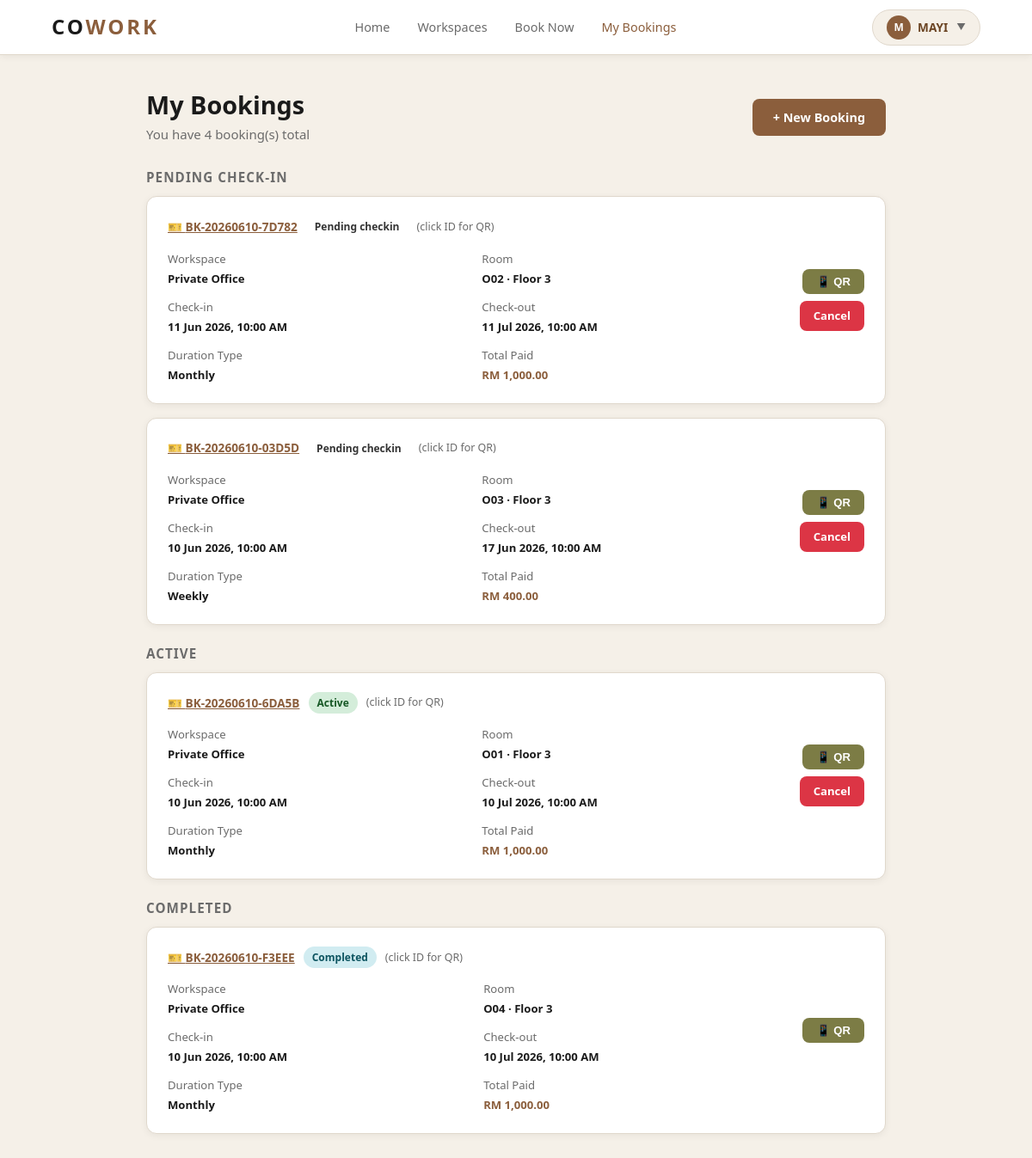
Page /my_booking.php (signed in) on the committed database.
### tables this page shows
CREATE TABLE `booking` (
  `booking_id` int(11) NOT NULL,
  `customer_id` int(11) NOT NULL,
  `workspace_id` int(11) NOT NULL,
  `staff_id` int(11) DEFAULT NULL,
  `booking_date` date NOT NULL,
  `booking_token` varchar(50) NOT NULL,
  `status` enum('pending checkin','active','completed','checkout late','cancelled') DEFAULT 'pending checkin',
  `start_time` datetime NOT NULL,
  `end_time` datetime NOT NULL,
  `checkin_time` datetime DEFAULT NULL,
  `checkout_time` datetime DEFAULT NULL,
  `booking_type` enum('slot','week','month','year') NOT NULL DEFAULT 'slot',
  `total_price` decimal(10,2) NOT NULL DEFAULT 0.00,
  `notes` text DEFAULT NULL,
  `created_at` datetime DEFAULT current_timestamp(),
  `updated_at` datetime DEFAULT current_timestamp() ON UPDATE current_timestamp()
);

CREATE TABLE `zone` (
  `zone_id` int(11) NOT NULL,
  `zone_name` varchar(50) NOT NULL,
  `description` text DEFAULT NULL,
  `floor` tinyint(4) NOT NULL DEFAULT 1,
  `capacity` tinyint(4) NOT NULL DEFAULT 1,
  `price_slot` decimal(10,2) DEFAULT NULL COMMENT 'price per 4-hr slot',
  `price_week` decimal(10,2) DEFAULT NULL,
  `price_month` decimal(10,2) DEFAULT NULL,
  `price_year` decimal(10,2) DEFAULT NULL
);

CREATE TABLE `workspace` (
  `workspace_id` int(11) NOT NULL,
  `zone_id` int(11) NOT NULL,
  `workspace_name` varchar(10) NOT NULL,
  `capacity` int(11) NOT NULL DEFAULT 1,
  `status` varchar(20) NOT NULL DEFAULT 'available',
  `added_by` int(11) DEFAULT NULL,
  `created_at` datetime DEFAULT current_timestamp(),
  `updated_at` datetime DEFAULT current_timestamp() ON UPDATE current_timestamp()
);

### my_booking.php (the view, shortened to what this page needs)
<?php
require_once 'db.php';
$userId   = (int)$_SESSION['user_id'];
$userName = htmlspecialchars($_SESSION['user_name']);
$userInit = strtoupper($userName[0]);
$q = "
  SELECT b.booking_id AS id,
         b.booking_token AS booking_code,
         b.booking_type,
         b.start_time   AS start_datetime,
         b.end_time     AS end_datetime,
         b.total_price,
         b.status,
         b.notes,
         b.created_at,
         w.workspace_name AS room_number,
         z.zone_name  AS room_type,
         z.floor
  FROM booking b
  JOIN workspace w ON b.workspace_id = w.workspace_id
  JOIN zone      z ON w.zone_id      = z.zone_id
  WHERE b.customer_id = $userId
  ORDER BY b.created_at DESC
";
$res      = mysqli_query($conn, $q);
$bookings = mysqli_fetch_all($res, MYSQLI_ASSOC);
?>
<!DOCTYPE html>
<html lang="en">
<head>
<link rel="stylesheet" href="style.css">
</head>
<body>
<nav class="navbar">
  <a href="home.php" class="navbar-logo">CO<span>WORK</span></a>
  <ul class="navbar-links">
    <li><a href="home.php">Home</a></li>
    <li><a href="workspace_list.php">Workspaces</a></li>
    <li><a href="booking_form.php">Book Now</a></li>
    <li><a href="my_booking.php" style="color:var(--brown)">My Bookings</a></li>
  </ul>
  <div class="navbar-actions">
    <div class="user-dropdown">
      <div class="user-pill" onclick="toggleDropdown(event)">
        <div class="avatar"><?= $userInit ?></div>
          <span><?= $userName ?></span>
          <span class="arrow">▼</span>
        </div>
</nav>
<div class="my-bookings-page">
  <div class="my-bookings-inner">
    <div style="display:flex;align-items:center;justify-content:space-between;margin-bottom:28px;flex-wrap:wrap;gap:12px">
      <div>
        <h1 style="font-size:1.8rem">My Bookings</h1>
        <p style="margin-top:4px">You have <?= count($bookings) ?> booking(s) total</p>
      </div>
      <a href="booking_form.php" class="btn btn-primary">+ New Booking</a>
    </div>
    <?php if (empty($bookings)): ?>
    <div class="booking-panel empty-state">
      <div class="icon">📋</div>
      <h3>No bookings yet</h3>
      <p>Book your first workspace and your details will appear here.</p>
      <a href="booking_form.php" class="btn btn-primary" style="margin-top:16px">Book Now</a>
    </div>
    <?php else: ?>
    <?php
    $types = [
    'pending checkin' => 'Pending Check-in',
    'active' => 'Active',
    'checkout late' => 'Checkout Late',
    'completed' => 'Completed',
    'cancelled' => 'Cancelled'
    ];
    foreach ($types as $status => $label):
      $group = array_filter($bookings, fn($b) => $b['status'] === $status);
      if (empty($group)) continue;
    ?>
    <h3 style="margin:24px 0 12px;font-size:0.95rem;text-transform:uppercase;letter-spacing:0.07em;color:var(--text-muted)"><?= $label ?></h3>
    <?php foreach ($group as $bk):
      $badge     = $bk['status'];
      $typeLabel = ['Single Room'=>'Single Room','Discussion Room'=>'Discussion Room','Private Office'=>'Private Office'][$bk['room_type']] ?? $bk['room_type'];
      $durLabel  = ['slot'=>'4-Hour Slot','week'=>'Weekly','month'=>'Monthly','year'=>'Yearly'][$bk['booking_type']] ?? $bk['booking_type'];
    ?>
    <div class="booking-card">
      <div>
        <div style="display:flex;align-items:center;gap:10px;margin-bottom:14px;flex-wrap:wrap">
          <span class="booking-id-link" onclick="showQR('<?= $bk['booking_code'] ?>')">
            🎫 <?= htmlspecialchars($bk['booking_code']) ?>
          </span>
          <span class="badge badge-<?= $badge ?>"><?= ucfirst($bk['status']) ?></span>
          <span style="font-size:0.78rem;color:var(--text-muted)">(click ID for QR)</span>
        </div>
        <div class="booking-card-grid">
          <div class="detail-item">
            <div class="label">Workspace</div>
            <div class="value"><?= htmlspecialchars($typeLabel) ?></div>
          </div>
          <div class="detail-item">
            <div class="label">Room</div>
            <div class="value"><?= htmlspecialchars($bk['room_number']) ?> · Floor <?= $bk['floor'] ?></div>
          </div>
          <div class="detail-item">
            <div class="label">Check-in</div>
            <div class="value"><?= date('d M Y, h:i A', strtotime($bk['start_datetime'])) ?></div>
          </div>
          <div class="detail-item">
            <div class="label">Check-out</div>
            <div class="value"><?= date('d M Y, h:i A', strtotime($bk['end_datetime'])) ?></div>
          </div>
          <div class="detail-item">
            <div class="label">Duration Type</div>
            <div class="value"><?= $durLabel ?></div>
          </div>
          <div class="detail-item">
            <div class="label">Total Paid</div>
            <div class="value" style="color:var(--brown)">RM <?= number_format($bk['total_price'], 2) ?></div>
          </div>
        </div>
      </div>
      <div style="display:flex;flex-direction:column;gap:8px;align-items:flex-end">
        <button class="btn btn-olive btn-sm" onclick="showQR('<?= $bk['booking_code'] ?>')">📱 QR</button>
        <?php if ($bk['status'] === 'active' || $bk['status'] === 'pending checkin'): ?>
        <a href="my_booking.php?cancel=<?= $bk['id'] ?>"
           onclick="return confirm('Cancel this booking?')"
           class="btn btn-danger btn-sm">Cancel</a>
        <?php endif; ?>
      </div>
    </div>
    <?php endforeach; ?>
    <?php endforeach; ?>
    <?php endif; ?>
  </div>
</div>
</body>
</html>

### style.css (style rules this page uses)
*, *::before, *::after { box-sizing: border-box; margin: 0; padding: 0; scroll-behavior: smooth;list-style: none; }
:root { --brown: #8B5E3C; --brown-dark: #6B4423; --brown-light: #C49A6C; --olive: #7C7C45; --olive-light: #A8A865; --cream: #F5F0E8; --cream-dark: #EDE6D8; --white: #FFFFFF; --dark: #1A1A1A; --dark-2: #2D2D2D; --text: #333333; --text-muted: #6B6B6B; --text-light: #999999; --border: #E0D8CC; --shadow-sm: 0 2px 8px rgba(0,0,0,0.06); --shadow-md: 0 4px 20px rgba(0,0,0,0.10); --shadow-lg: 0 8px 40px rgba(0,0,0,0.14); --radius: 12px; --radius-sm: 8px; --radius-lg: 20px; --font: 'Segoe UI', system-ui, -apple-system, sans-serif; --transition: 0.25s ease; }
body { font-family: var(--font); color: var(--text); background: var(--white); line-height: 1.6; font-size: 15px; }
h1, h2, h3, h4 { font-weight: 700; line-height: 1.25; color: var(--dark); }
h1 { font-size: clamp(2rem, 5vw, 3.2rem); }
h3 { font-size: 1.2rem; }
p { color: var(--text-muted); line-height: 1.7; }
a { text-decoration: none; color: inherit; }
.navbar { position: fixed; top: 0; left: 0; right: 0; z-index: 1000; display: flex; align-items: center; justify-content: space-between; padding: 0 5%; height: 64px; background: rgba(255,255,255,0.97); border-bottom: 1px solid var(--border); backdrop-filter: blur(8px); box-shadow: var(--shadow-sm); }
.navbar-logo { font-size: 1.5rem; font-weight: 800; letter-spacing: 0.12em; color: var(--dark); text-transform: uppercase; }
.navbar-logo span { color: var(--brown); }
.navbar-links { display: flex; align-items: center; gap: 32px; list-style: none; }
.navbar-links a { font-size: 0.9rem; font-weight: 500; color: var(--text-muted); transition: color var(--transition); }
.navbar-links li a { position: relative; }
.navbar-links li a::before { position: absolute; content: ''; width: 0; height: 5px; top: 25px; left: 0; border-radius: 1rem; transition: 0.3s ease-in-out; background: linear-gradient(to right, #814b04, #f1a63d); }
.navbar-actions { display: flex; align-items: center; gap: 12px; }
.user-pill { display: flex; align-items: center; gap: 8px; padding: 6px 16px; background: var(--cream); border-radius: 999px; font-size: 0.85rem; font-weight: 600; color: var(--brown-dark); border: 1px solid var(--border); }
.user-pill .avatar { width: 28px; height: 28px; border-radius: 50%; background: var(--brown); color: #fff; display: flex; align-items: center; justify-content: center; font-size: 0.75rem; font-weight: 700; }
.btn { display: inline-flex; align-items: center; justify-content: center; gap: 8px; padding: 10px 24px; border: none; border-radius: var(--radius-sm); font-size: 0.9rem; font-weight: 600; cursor: pointer; transition: all var(--transition); text-decoration: none; }
.btn-primary { background: var(--brown); color: #fff; }
.btn-olive { background: var(--olive); color: #fff; }
.btn-danger { background: #dc3545; color: #fff; }
.btn-sm { padding: 7px 16px; font-size: 0.82rem; }
.badge { display: inline-block; padding: 3px 10px; border-radius: 999px; font-size: 0.75rem; font-weight: 700; }
.badge-active { background: #d4edda; color: #155724; }
.badge-completed { background: #d1ecf1; color: #0c5460; }
.my-bookings-page { min-height: 100vh; padding-top: 64px; background: var(--cream); }
.my-bookings-inner { max-width: 900px; margin: 0 auto; padding: 40px 20px; }
.booking-card { background: var(--white); border-radius: var(--radius); padding: 22px 24px; border: 1px solid var(--border); box-shadow: var(--shadow-sm); margin-bottom: 16px; display: grid; grid-template-columns: 1fr auto; gap: 16px; align-items: center; transition: box-shadow var(--transition); }
.booking-id-link { font-size: 0.85rem; font-weight: 700; color: var(--brown); cursor: pointer; text-decoration: underline; }
.booking-card-grid { display: grid; grid-template-columns: 1fr 1fr; gap: 12px; }
.detail-item { font-size: 0.82rem; }
.detail-item .label { color: var(--text-muted); margin-bottom: 2px; }
.detail-item .value { font-weight: 600; color: var(--dark); }
.user-dropdown { position: relative; display: inline-block; }
.user-pill { cursor: pointer; user-select: none; display: flex; align-items: center; gap: 8px; transition: opacity 0.2s ease; }
.user-pill .arrow { font-size: 0.65rem; color: var(--text-muted); margin-left: 2px; }

### rows in the picture
booking: booking_token "BK-20260610-7D782", status "Pending checkin", zone.zone_name "Private Office", workspace.workspace_name "O02", zone.floor "3", start_time "11 Jun 2026, 10:00 AM", end_time "11 Jul 2026, 10:00 AM", booking_type "Monthly", total_price "1,000.00"
booking: booking_token "BK-20260610-03D5D", status "Pending checkin", zone.zone_name "Private Office", workspace.workspace_name "O03", zone.floor "3", start_time "10 Jun 2026, 10:00 AM", end_time "17 Jun 2026, 10:00 AM", booking_type "Weekly", total_price "400.00"
booking: booking_token "BK-20260610-6DA5B", status "Active", zone.zone_name "Private Office", workspace.workspace_name "O01", zone.floor "3", start_time "10 Jun 2026, 10:00 AM", end_time "10 Jul 2026, 10:00 AM", booking_type "Monthly", total_price "1,000.00"
booking: booking_token "BK-20260610-F3EEE", status "Completed", zone.zone_name "Private Office", workspace.workspace_name "O04", zone.floor "3", start_time "10 Jun 2026, 10:00 AM", end_time "10 Jul 2026, 10:00 AM", booking_type "Monthly", total_price "1,000.00"

### other values in the picture
$userInit "M"
$userName "MAYI"
count($bookings) "4"
$label "PENDING CHECK-IN"
$label "ACTIVE"
$label "COMPLETED"
